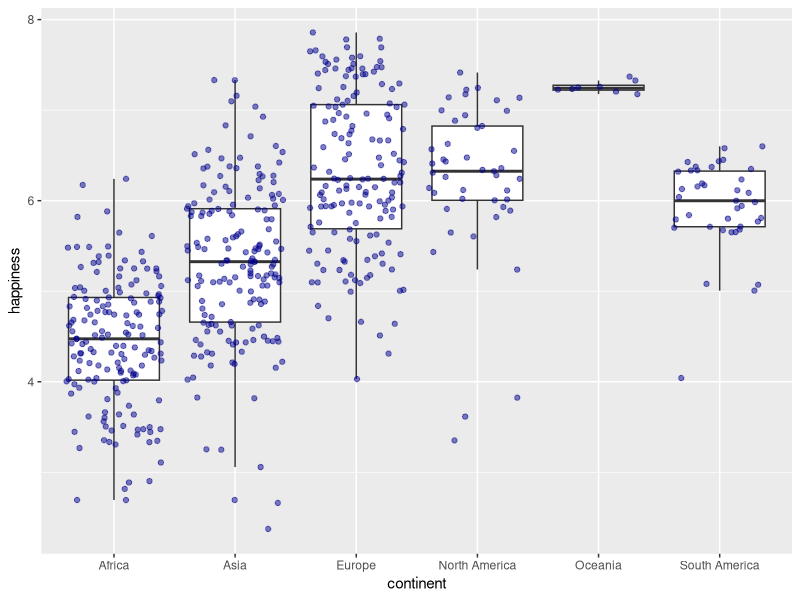
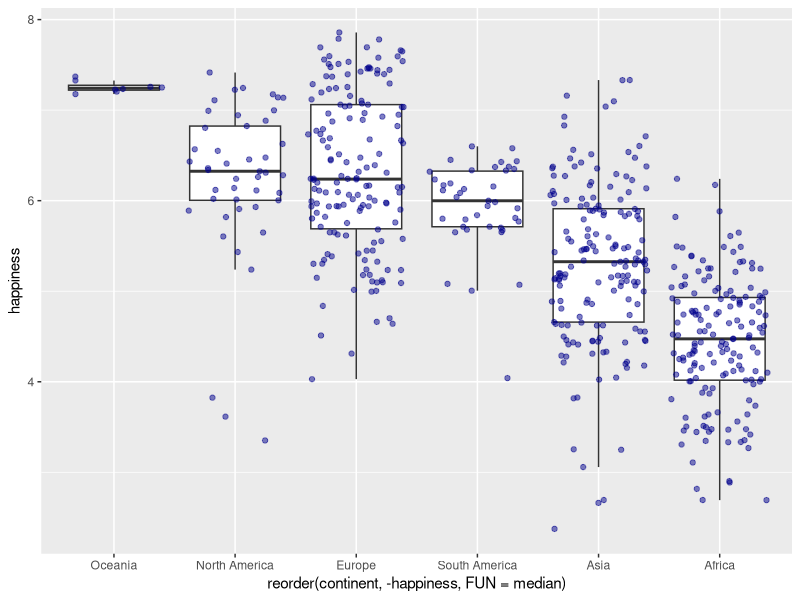
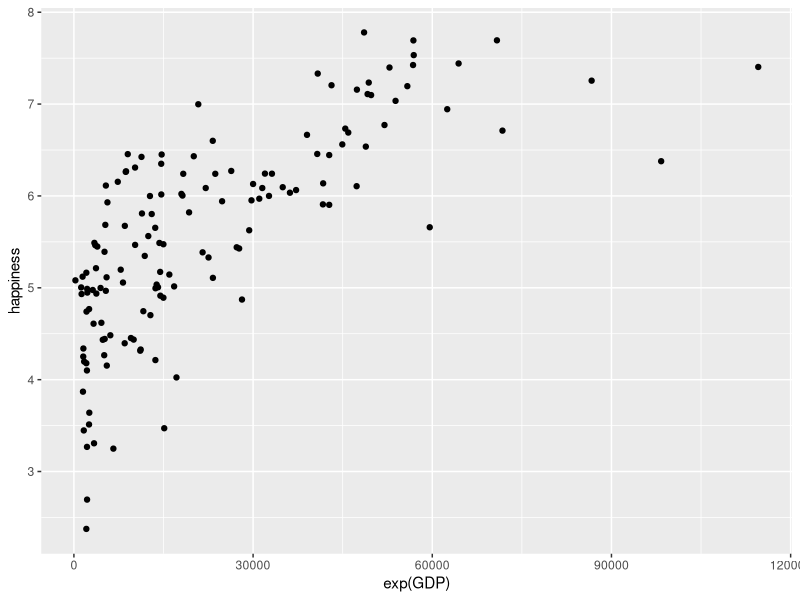
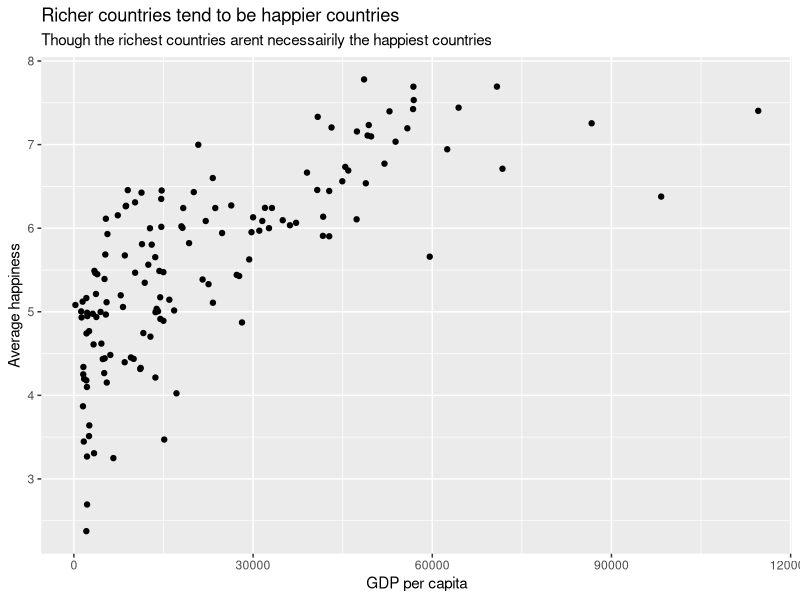
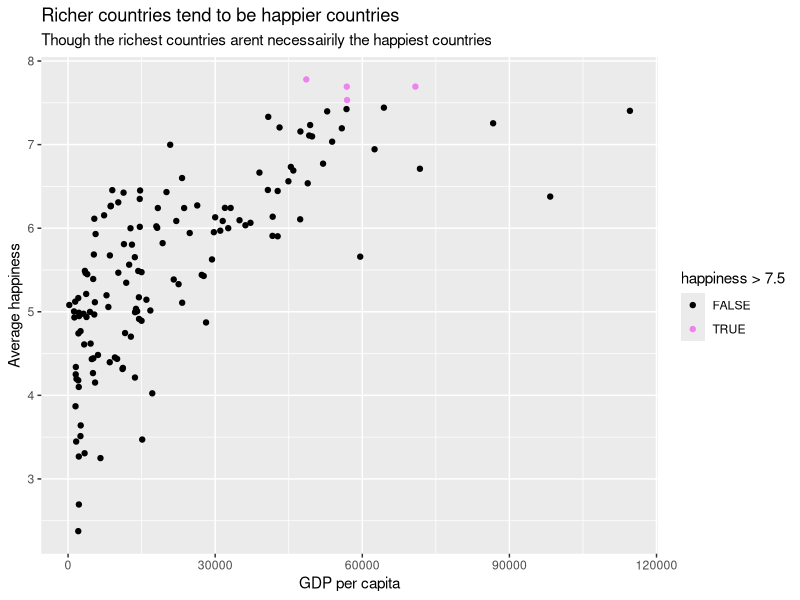

Generate these figures, in order, with R: (Note: this script raises an error after producing the figures.)
## ---- chunk 1
knitr::opts_chunk$set(echo = TRUE)
## ---- chunk 2


## ---- chunk 3
# Install packages. You only need to do this once on a given machine
install.packages('tidyverse', 'ggrepel') 

# Load packages. Everytime you open a new workspace.
library(tidyverse)
library(ggrepel)

## ---- chunk 4

## ---- chunk 5

#you will need to direct this to your own folder using the file path. Or by going to the "session" menu, selecting "set working directory" and navigating to the appropriate folder
setwd("/Users/lmn7/Downloads/ggplot2_workshop-main")

happy = read.csv("Happiness.csv")
str(happy)

happy$country_name <- as.factor(happy$country_name)
happy$continent <- as.factor(happy$continent)
## ---- chunk 6

## ---- chunk 7
ggplot(happy, aes(continent, happiness))+
  geom_boxplot(outlier.shape=NA)+
  geom_jitter(alpha=.5, col='darkblue')

## ---- chunk 8

## ---- chunk 9
ggplot(happy, 
       aes(reorder(continent, -happiness, FUN=median), happiness))+
  geom_boxplot(outlier.shape=NA)+
  geom_jitter(alpha=.5, col='darkblue')
## ---- chunk 10


## ---- chunk 11
ggplot(happy %>% filter(year==2019), 
       aes(exp(GDP), happiness))+
  geom_point()
## ---- chunk 12



## ---- chunk 13
ggplot(happy %>% filter(year==2019), 
       aes(exp(GDP), happiness))+
  geom_point() +
  labs(x='GDP per capita', y='Average happiness',title= 'Richer countries tend to be happier countries', subtitle='Though the richest countries arent necessairily the happiest countries')
## ---- chunk 14


## ---- chunk 15
newColorPalette = c('black','violet')

ggplot(happy %>% filter(year==2019), 
       aes(exp(GDP), happiness))+
  geom_point(aes(col=happiness>7.5)) +
  labs(x='GDP per capita', y='Average happiness',title= 'Richer countries tend to be happier countries', subtitle='Though the richest countries arent necessairily the happiest countries')+
  scale_color_manual(values = newColorPalette)


## ---- chunk 16
newColorPalette = c('black','violet')

ggplot(happy, aes(exp(GDP), happiness))+
  geom_point(aes(col=happiness>7.5)) +
  labs(x='GDP per capita', y='Average happiness',title= 'Richer countries tend to be happier countries', subtitle='In 2019 the happiest countries were all Nordic countries')+
  scale_color_manual(values = newColorPalette)+

## ---- chunk 17

newColorPalette = c('black','violet')

happy19 = happy %>% filter(year==2019)

ggplot(happy19, aes(exp(GDP), happiness))+
  geom_point(aes(col=happiness>7.5)) +
  labs(x='GDP per capita', y='Average happiness',title= 'Richer countries tend to be happier countries', subtitle='In 2019 the happiest countries were all Nordic countries')+
  scale_color_manual(values = newColorPalette)+
  geom_text_repel(data=happy19 %>% filter(happiness >7.5), 
                  aes(x=exp(GDP), y=happiness,
                      label=country_name), col='violet')



